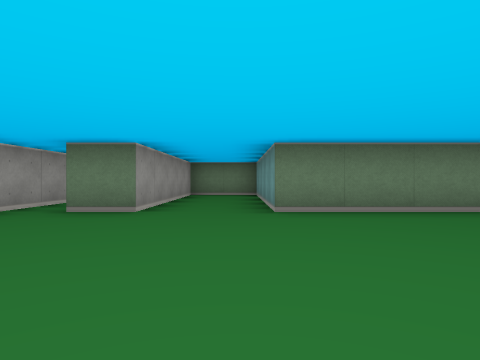
View 1 (above)

23 first-person views from a walk through a cub3D maze. The camera is about half as high as the walls, looks level and sees 75° across. The floor is counted in squares. Each view is taken from the middle of a square. On the plan, view 1 faces up. The plan holds only what a view shows up to about 9 squares ahead; the rest is blank.

View 2
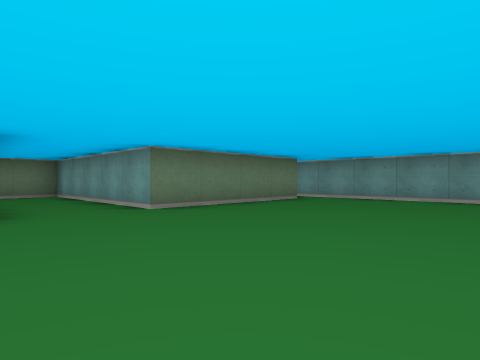

View 3
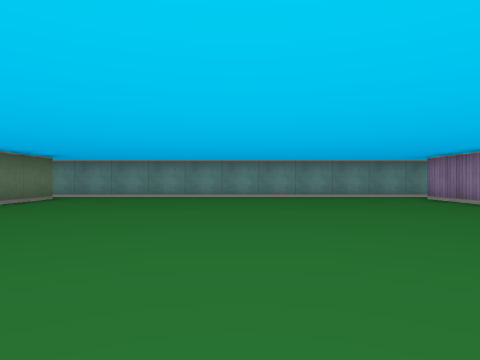

View 4
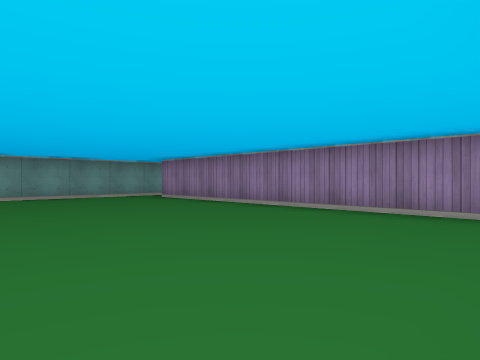

View 5
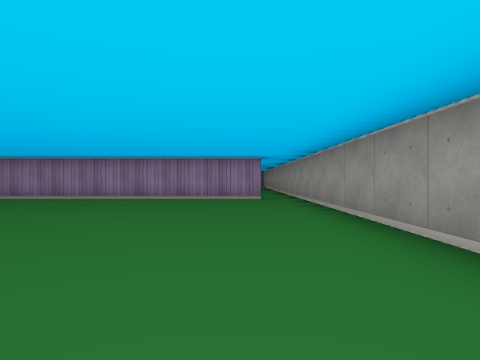

View 6
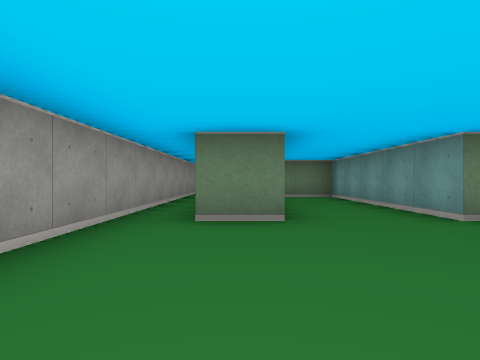

View 7
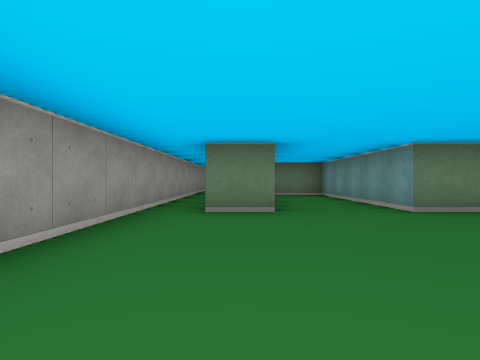

View 8
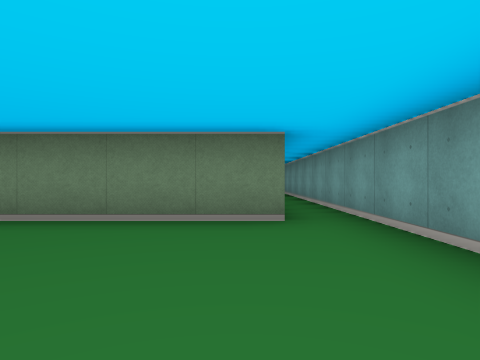

View 9
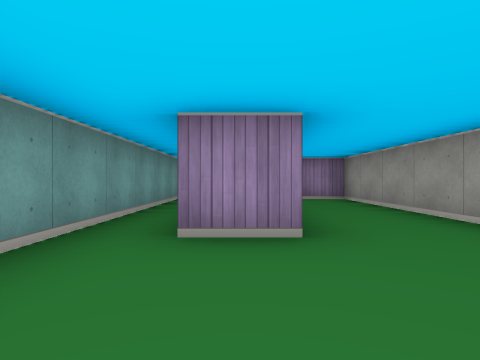

View 10
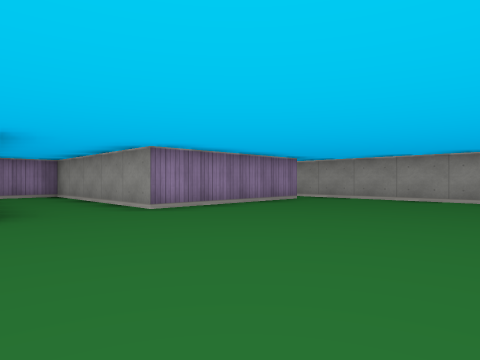

View 11
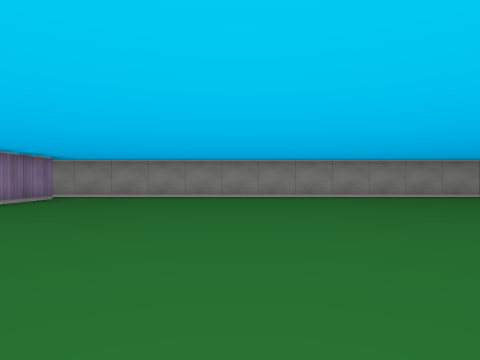

View 12
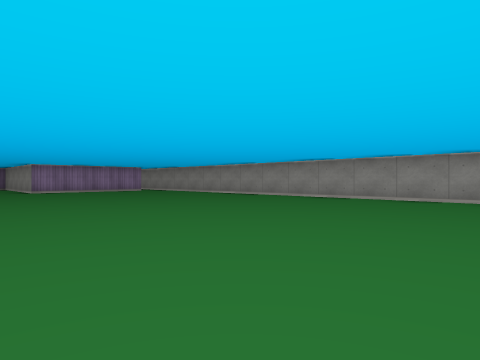

View 13
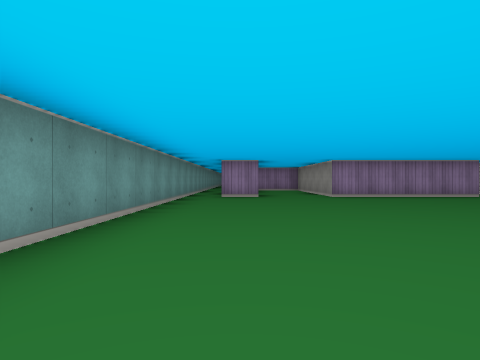

View 14
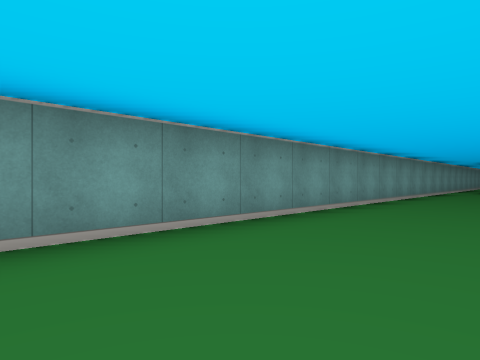

View 15
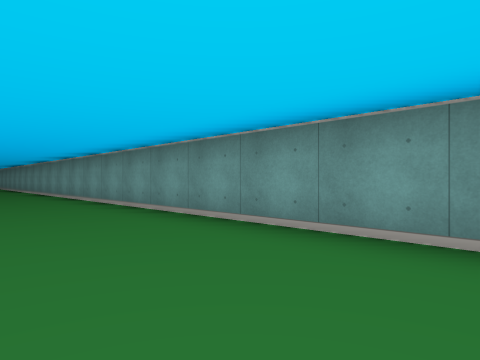

View 16
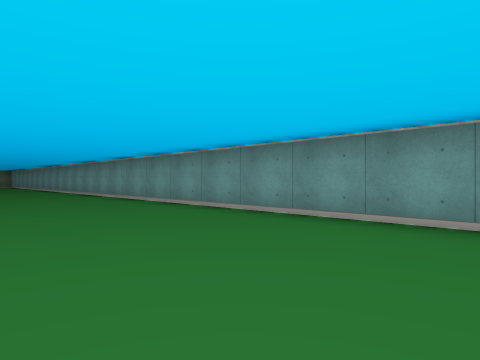

View 17
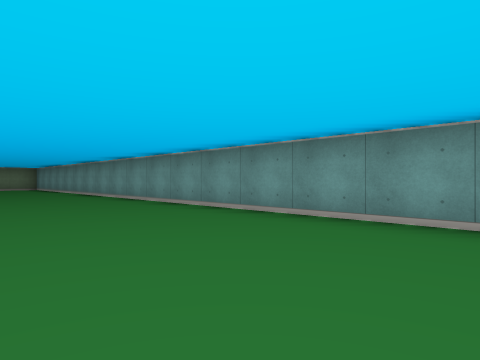

View 18
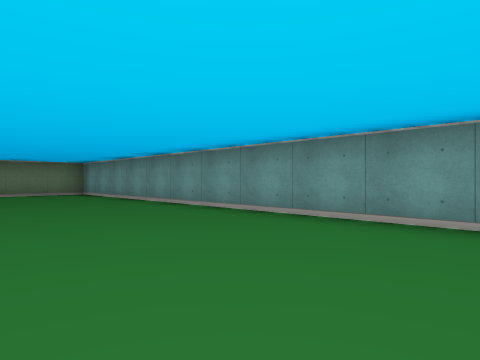

View 19
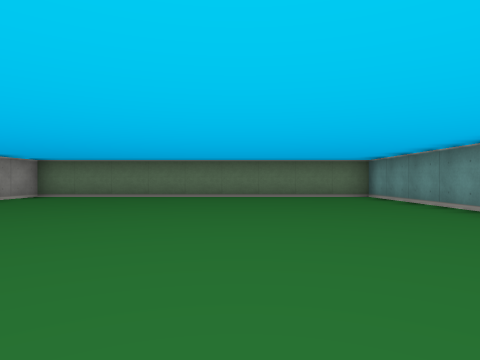

View 20
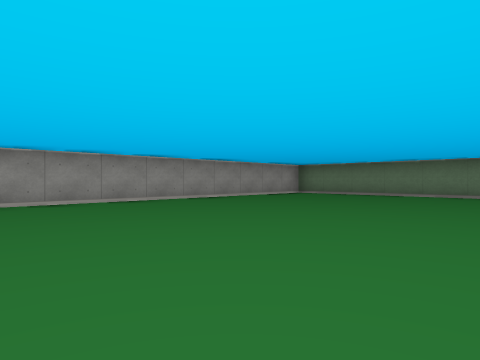

View 21
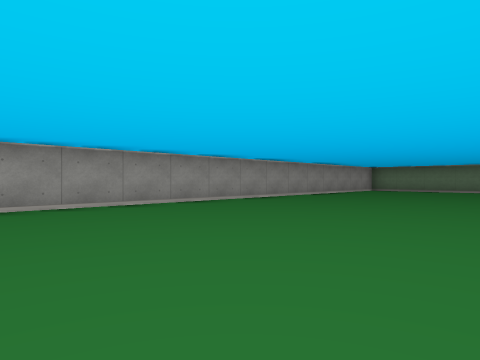

View 22
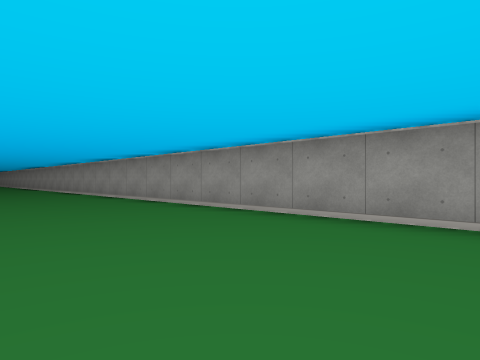

View 23
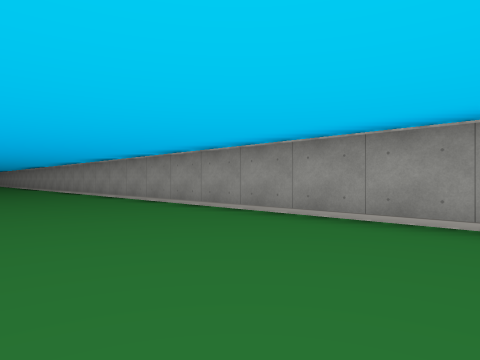

### Floor plan
Ten units are one square. View 1 is at (0, 0); x grows to the right and y downward. Boxes are objects, and circles mark ways between rooms. Rooms are numbered by the first view taken in them; rooms with no view inside come last. Other rooms are left out.
<svg viewBox="-40 -490 100 546">
<path fill="none" stroke="#000" d="M45 -45 5 -45 5 -95 -9 -95M-25 45 45 45M-15 -90 -15 -45 -25 -45M55 51 55 -106M-35 -104 -35 45M-35 -221 -35 -104M-35 -452 -35 -238M34 -105 45 -105M-26 -105 15 -105 15 -55 28 -55M55 -106 55 -485 -35 -485 -35 -471"/>
<circle cx="-30" cy="-100" r="3" fill="#2a7"/>
<circle cx="50" cy="-100" r="3" fill="#2a7"/>
<text x="10" y="-20">1</text>
<text x="10" y="-290">2</text>
</svg>
Room 1 opens to room 2.

Where each view was taken, in squares from view 1:
view 1: 0 up, 0 right, facing up
view 2: 0 up, 2 left, facing up-right
view 3: 0 up, 3 left, facing right
view 4: 0 up, 3 left, facing down-right
view 5: 3 up, 2 left, facing down
view 6: 1 up, 2 left, facing up
view 7: 0 up, 2 left, facing up
view 8: 1 up, 4 right, facing up
view 9: 13 up, 4 right, facing down
view 10: 15 up, 4 right, facing down-left
view 11: 15 up, 5 right, facing left
view 12: 23 up, 4 right, facing down-left
view 13: 19 up, 4 right, facing down
view 14: 23 up, 3 right, facing down-right
view 15: 21 up, 3 right, facing up-right
view 16: 26 up, 2 right, facing up-right
view 17: 32 up, 2 right, facing up-right
view 18: 38 up, 2 right, facing up-right
view 19: 40 up, 2 right, facing up
view 20: 39 up, 3 right, facing up-left
view 21: 35 up, 2 right, facing up-left
view 22: 39 up, 0 right, facing down-left
view 23: 33 up, 0 right, facing down-left
